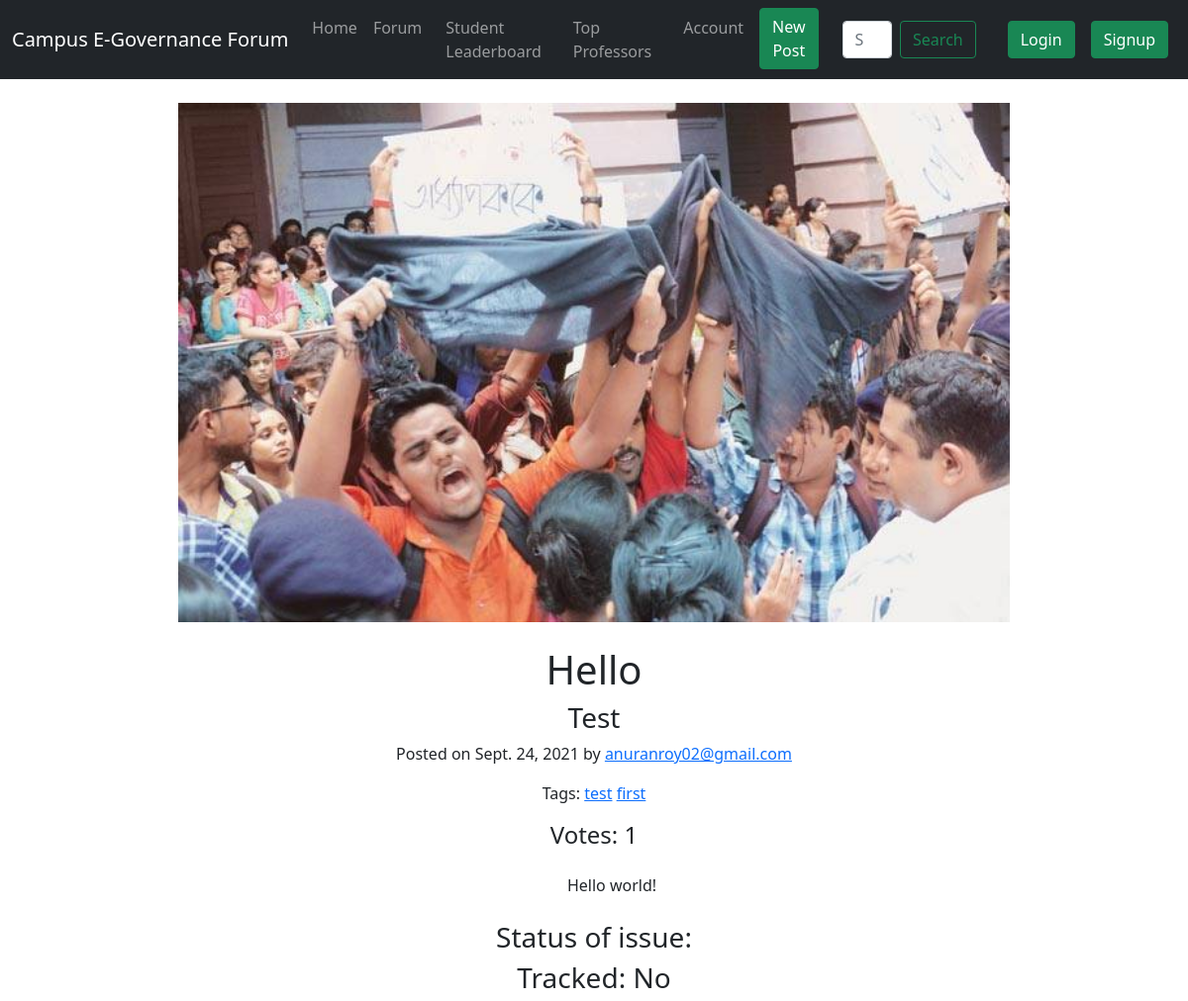
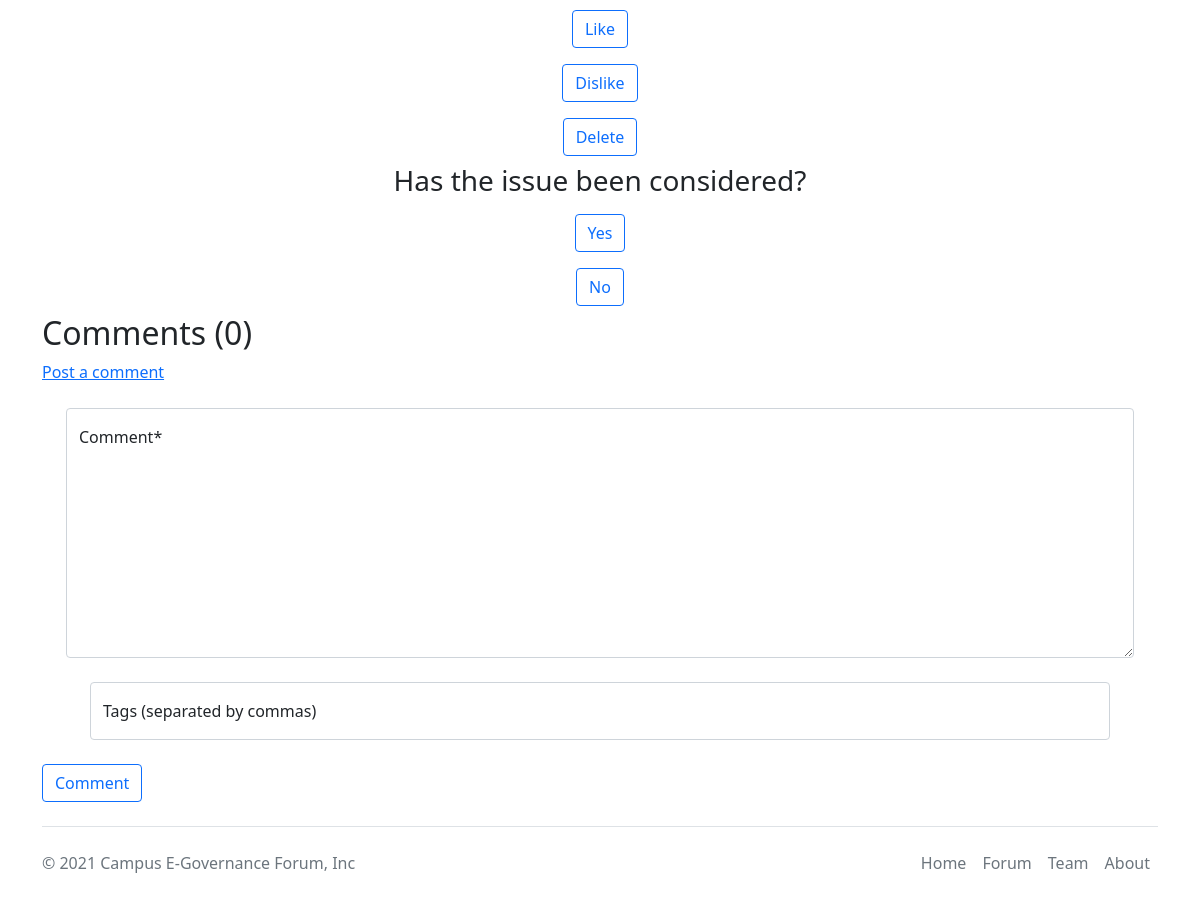
/forum/post/hello-anuranroy02gmailcom, run on the app's committed database (2 pictures, top to bottom).
### forum/models.py (models this page shows, shortened)
class Issue(models.Model):
    sno = models.AutoField(primary_key=True)
    user = models.ForeignKey(User, on_delete=models.CASCADE)
    subject = models.CharField(max_length=100, default="(Not available)")
    summary = models.TextField(max_length=200, default="(Not available)")
    description = models.TextField(max_length=750, default="(Not available)")
    image = models.ImageField(upload_to='forum/images/', blank=True)
    tracked = models.BooleanField(choices=((True, 'Yes'), (False, 'No')), default=False)
    status = models.TextField(max_length=300, default="")
    date = models.DateField(auto_now_add=True)
    author = models.CharField(max_length=50, default="Anonymous")
    slug = models.SlugField(unique=True, max_length=100)
    votes = models.IntegerField(default=0)
    tvotes = models.IntegerField(default=0)
    tags = models.JSONField(default=dict)
    class Meta:
        ordering = ['tvotes', '-votes', '-date']

### forum/views.py (the view)
# urls.py: path('post/<str:slug>', views.blogPost, name="PostView"),
def blogPost(request, slug):
    try:
        issue = Issue.objects.filter(slug=slug)
        comments = Comment.objects.filter(issue=issue.first())
        if list(issue) == []:
            return errorPage(request, message["404"])
        else:
            params = dict(issue.values()[0])
            print(f"\n\n\n{params}\n\n\n")
            params["comments"] = comments
            return render(request, 'forum/issue.html', params)
    except Exception as e:
        return errorPage(request, messages["404"])

### forum/templates/forum/issue.html (shortened to what this page needs)
{% extends 'forum/base.html' %}
{% load static %}
{% block body %}
<center>
<img src="/media/{{ image }}" style="width: 70%;" class="my-4 mx-4">
<h1>{{ subject }}</h1>
<h3>{{ summary }}</h3>
<p>Posted on {{ date }} by <a href="/forum/user/{{author}}" style="cursor: pointer">{{ author }}</a></p>
<p>Tags:
    {% for i in tags %}
        <a href="/forum/tag/{{i}}">{{i}}</a>
    {% endfor %}
</p>
<h4>Votes: {{votes}}</h4>
<article class="my-4 mx-4">
    <div class="container my-4 mx-4">
        {{ description }}
    </div>
</article>
<h3>Status of issue: {{ status }}</h3>
<h3>Tracked: {{ tracked|yesno:"Yes,No" }}</h3>
<div class="row">
    <form method="POST" action="/forum/voteup/" class="my-2">
        <input type="submit" value="Like" class="btn btn-outline-primary">
    </form>
    <form method="POST" action="/forum/votedown/" class="my-2">
        <input type="submit" value="Dislike" class="btn btn-outline-primary">
    </form>
</div>
<div class="row">
    <form method="POST" action="/forum/deletepost/issue" class="my-2">
        <input type="submit" value="Delete" class="btn btn-outline-primary">
    </form>
</div>
<h3>Has the issue been considered?</h3>
<div class="row">
    <form method="POST" action="/forum/tvoteup/" class="my-2">
        <input type="submit" value="Yes" class="btn btn-outline-primary">
    </form>
    <form method="POST" action="/forum/tvotedown/" class="my-2">
        <input type="submit" value="No" class="btn btn-outline-primary">
    </form>
</div>
</center>
<div class="container">
    <div class="row">
        <h2>Comments ({{comments|length}})</h2>
        <a href="#commentArea">Post a comment</a>
    </div>
    <form method="POST" action="/forum/postcomment/" enctype="multipart/form-data">
        <div class="form-floating my-4 mx-4">
            <textarea class="form-control" style="height: 250px;" placeholder="Describe your issue" id="commentArea" style="height: 100px" name="comment" required></textarea>
            <label for="floatingTextarea2">Comment*</label>
        </div>
        <div class="mb-3 my-4 mx-4">
            <div class="form-floating mb-4 my-4 mx-4">
                <input type="text" class="form-control" id="tags" placeholder="Enter the tags" name="tags">
                <label for="subject" class="form-label">Tags (separated by commas)</label>
            </div>
        </div>
        <input type="submit" value="Comment" class="btn btn-outline-primary">
    </form>
</div>
{% endblock %}

### data on the page
Issue: image (picture), subject "Hello", summary "Test", date "Sept. 24, 2021", author "anuranroy02@gmail.com", description "Hello world!"

### other printed values
{{ i }} "test" "first"
{{ votes }} "1"
{{ tracked|yesno:"Yes,No" }} "No"
{{ comments|length }} "0"
